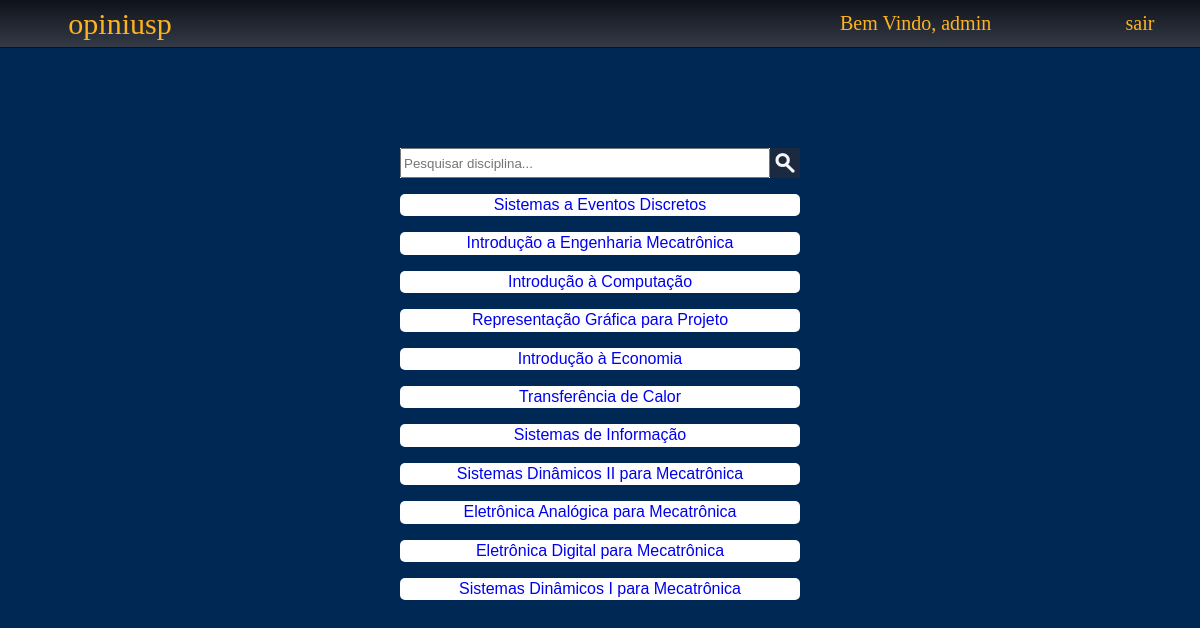
The app's page / (signed in) with its own data.
### main/models.py (models this page shows, shortened)
class Disciplina(models.Model):
    nome = models.CharField(max_length=100)
    sigla = models.CharField(max_length=7)
    cred_aula = models.IntegerField()
    cred_trabalho = models.IntegerField()
    ch_total = models.IntegerField()
    descricao = models.TextField(max_length=5000)  # programacao
    programa_resumido = models.TextField(max_length=5000)
    bibliografia = models.TextField(max_length=10000)
    met_avaliacao = models.TextField(null=True, blank=True)

### main/views.py (the view)
# urls.py: 2. Add a URL to urlpatterns:  path('', views.home, name='home')
def home(request):
    query = request.GET.get("barra")
    disciplinas = None
    if query:
        disciplinas = Disciplina.objects.filter(nome__icontains=query)
    else:
        disciplinas = Disciplina.objects.all()
    contexto = {
        "disciplinas": disciplinas,
    }
    return render(request, 'main/index.html', contexto)

### main/templates/main/index.html (shortened to what this page needs)
{% extends 'main/base.html'%}
{% load static %}
{% block content %}
<div id="main-page">
<form method="GET" action="." class=busca>
    <input type="text" id="busca-disc" name="barra" list="sugestoes-pesquisa"
    placeholder="Pesquisar disciplina...">
    <input type="image" class="btn" src="{% static 'main/images/lupa.png' %}">
</form>
{%for disci in disciplinas%}
<div class="card-materia">
<a class=disc href="{%url 'main:disciplina' disci.id %}">{{disci.nome}}</a>
</div>
{% endfor %}
</div>
{% endblock %}

### main/templates/main/base.html (shortened to what this page needs)
<!DOCTYPE html>
<html lang="en">
<head>
</head>
<body>
  <div class="top">
    {% load static %}
    <link rel="stylesheet" href="{% static 'css/main.css' %}" />
    <a class=logo href="{% url 'main:home' %}">
      opiniusp
    </a>
    {% if user.is_authenticated %}
    <div class="user">Bem Vindo, {{user.username}}</div>
    <div class="regbox"><a class="reg" href="{% url 'accounts:logout' %}">sair</a></div>
    {% else %}
    <div class=padding></div>
    <div class="regbox">
      <a class="reg" href="{% url 'accounts:login' %}">login</a>
      <a class="reg" href="{% url 'accounts:register' %}">cadastro</a>
    </div>
    {% endif %}
  </div>
</body>
{% block content %} {% endblock %}
</html>

### main/static/css/main.css (style rules this page uses)
:root { --oxfordblue: #1b2a41; --charcoal: #324a5f; --bluemunsell: #279eb3; --middleblue: #5cc6d7; --honeyellow: #feb320; }
.top { height: 10%; width: 100%; display: flex; align-items: center; flex-direction: row; justify-content: space-evenly; background: linear-gradient(#0E121A,#343A46); padding: 0px 0px 0px 0px; margin: 0px 0px 0px 0px; border-bottom: 1px solid #0E121A; }
.logo { height: 100%; width: 20%; font-size: 30px; color: var(--honeyellow); font-family: "Arvo",serif; text-align: center; vertical-align: center; font-weight: normal; }
.user { height:100%; width:20%; color: var(--honeyellow); font-size: 20px; font-family: 'Arvo',serif; font-weight: normal; }
.regbox { height: fit-content; width: 10%; display: flex; justify-content: space-evenly; }
.reg { color: var(--honeyellow); font-size: 20px; font-family: 'Arvo',serif; font-weight: 400; align-content: space-between; margin: 10%; }
a { text-decoration: none; }
body { display: flex; background: #002855; flex-direction: column; justify-content: flex-start; align-items: center; width: 100%; height: 100%; margin: 0px 0px 0px 0px; padding: 0px 0px 0px 0px; }
#main-page { height: 100vh; }
.busca { height: 30px; width: 400px; margin-top: 100px; display: flex; flex-direction: row; background-color: white; }
#busca-disc { flex-grow: 1; flex-basis: 100% - 50px; }
.btn { width: 20px; height: 100% - 10px; background-color: var(--oxfordblue); padding: 5px 5px; cursor: pointer; }
.card-materia { display: flex; flex-direction: column; align-items: center; margin: 1rem auto; box-shadow: 0 3px 7px -1px rgba(#000, .1); margin-bottom: 1.6%; background: #fff; line-height: 1.4; font-family: sans-serif; border-radius: 5px; overflow: hidden; z-index: 0; }

### records on screen
Disciplina: nome "Sistemas a Eventos Discretos"
Disciplina: nome "Introdução a Engenharia Mecatrônica"
Disciplina: nome "Introdução à Computação"
Disciplina: nome "Representação Gráfica para Projeto"
Disciplina: nome "Introdução à Economia"
Disciplina: nome "Transferência de Calor"
Disciplina: nome "Sistemas de Informação"
Disciplina: nome "Sistemas Dinâmicos II para Mecatrônica"
Disciplina: nome "Eletrônica Analógica para Mecatrônica"
Disciplina: nome "Eletrônica Digital para Mecatrônica"
Disciplina: nome "Sistemas Dinâmicos I para Mecatrônica"

### other values on screen
{{ user.username }} "admin"
